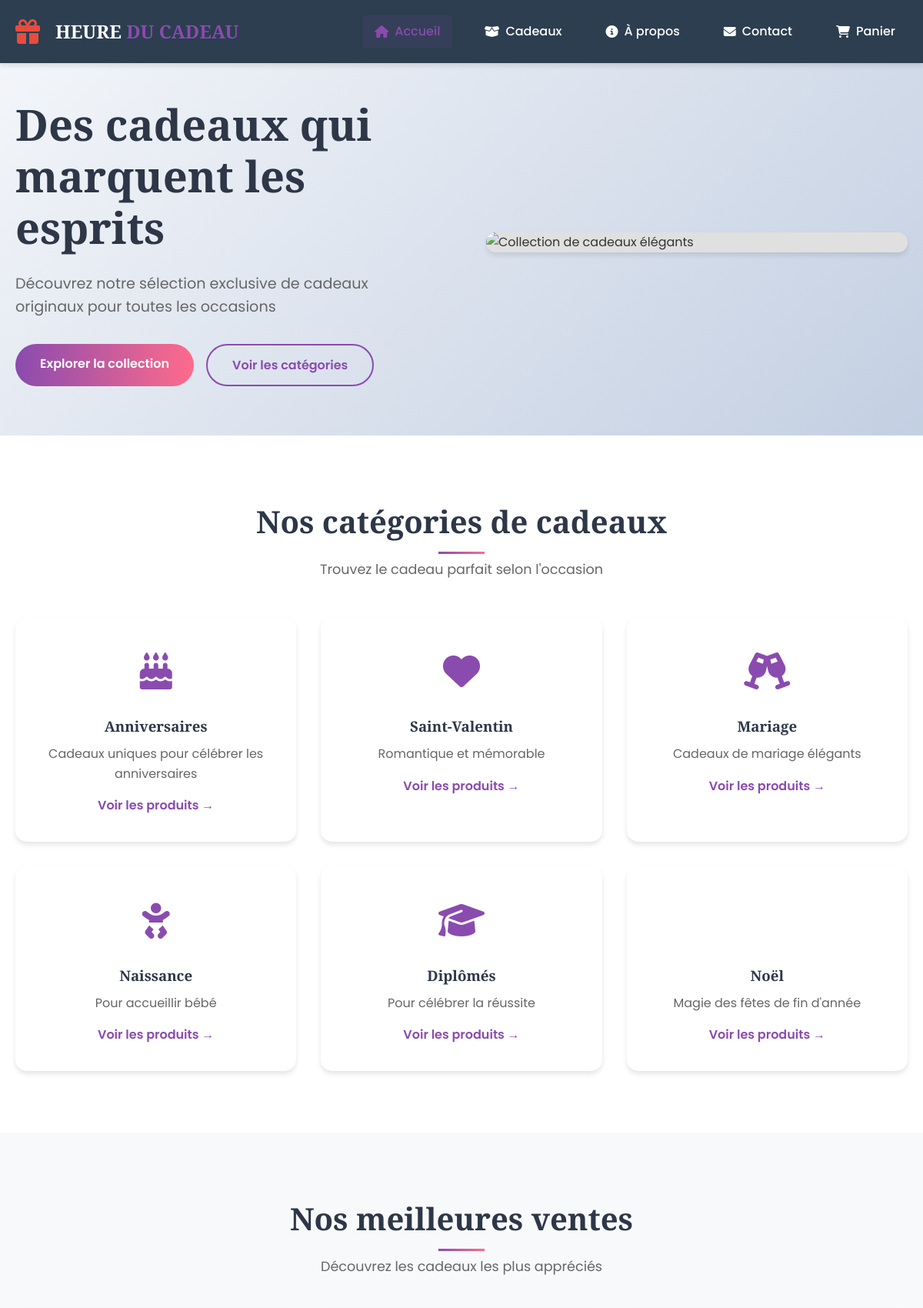
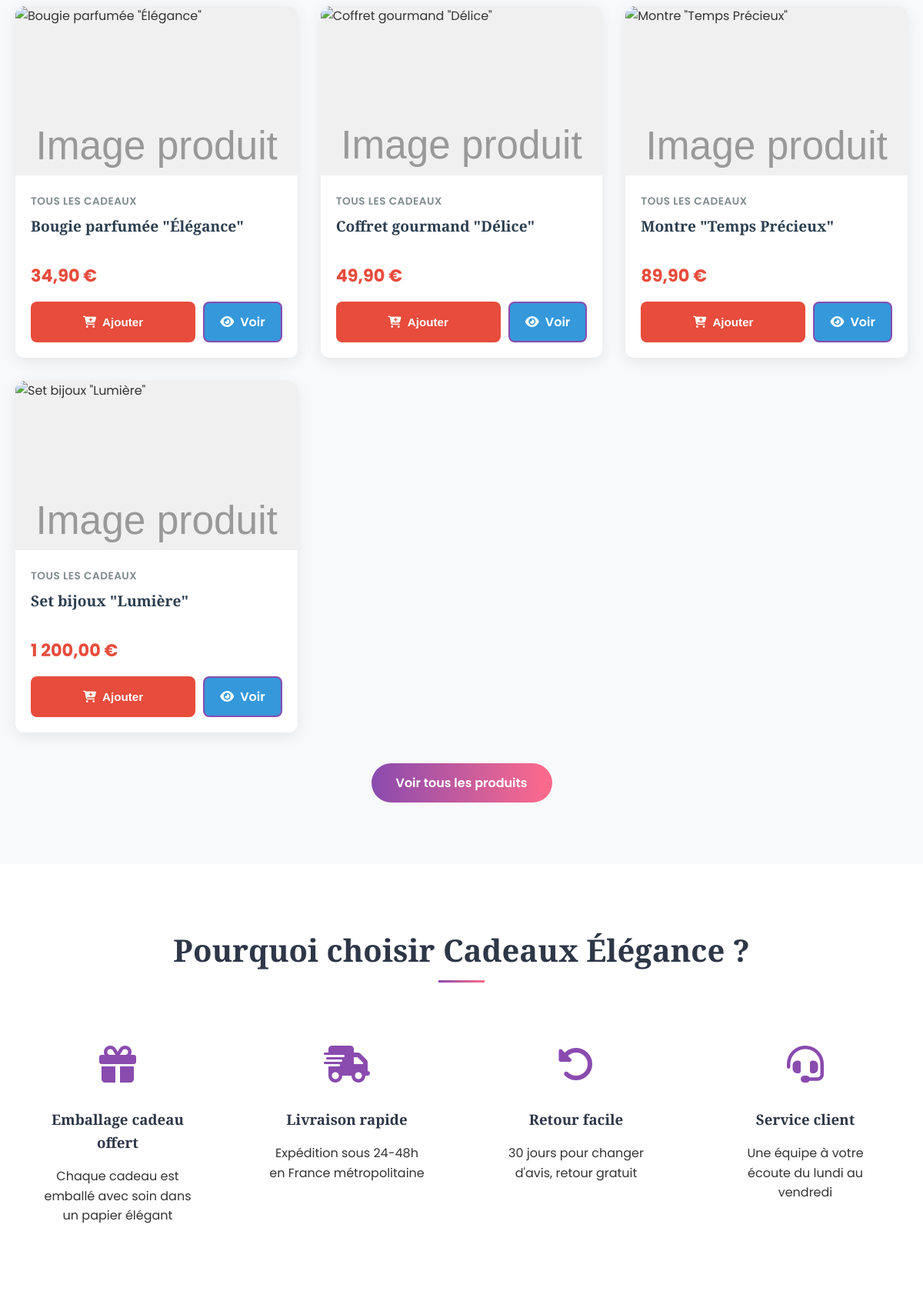
The page / (upper part) on the database its author committed (2 pictures, top to bottom).
### tables this page shows
CREATE TABLE `produits` (
  `id_produit` int NOT NULL,
  `reference` varchar(50) NOT NULL,
  `nom` varchar(255) NOT NULL,
  `slug` varchar(255) NOT NULL,
  `description` text,
  `description_courte` text,
  `prix_ht` decimal(10,2) NOT NULL,
  `tva` decimal(4,2) DEFAULT '20.00',
  `prix_ttc` decimal(10,2) GENERATED ALWAYS AS ((`prix_ht` * (1 + (`tva` / 100)))) STORED,
  `quantite_stock` int DEFAULT '0',
  `seuil_alerte` int DEFAULT '10',
  `id_categorie` int NOT NULL,
  `marque` varchar(100) DEFAULT NULL,
  `poids` decimal(6,2) DEFAULT NULL COMMENT 'en grammes',
  `dimensions` varchar(50) DEFAULT NULL COMMENT 'LxHxP en cm',
  `materiau` varchar(100) DEFAULT NULL,
  `couleur` varchar(50) DEFAULT NULL,
  `made_in` varchar(50) DEFAULT NULL,
  `personnalisable` tinyint(1) DEFAULT '0',
  `ecologique` tinyint(1) DEFAULT '0',
  `made_in_france` tinyint(1) DEFAULT '0',
  `artisanal` tinyint(1) DEFAULT '0',
  `exclusif` tinyint(1) DEFAULT '0',
  `note_moyenne` decimal(3,2) DEFAULT '0.00',
  `nombre_avis` int DEFAULT '0',
  `vues` int DEFAULT '0',
  `ventes` int DEFAULT '0',
  `statut` enum('actif','inactif','rupture','bientot') DEFAULT 'actif',
  `date_creation` datetime DEFAULT CURRENT_TIMESTAMP,
  `date_modification` datetime DEFAULT NULL ON UPDATE CURRENT_TIMESTAMP
);

CREATE TABLE `categories` (
  `id_categorie` int NOT NULL,
  `nom` varchar(100) NOT NULL,
  `slug` varchar(100) NOT NULL,
  `description` text,
  `parent_id` int DEFAULT NULL,
  `image` varchar(255) DEFAULT NULL,
  `ordre` int DEFAULT '0',
  `active` tinyint(1) DEFAULT '1',
  `meta_titre` varchar(255) DEFAULT NULL,
  `meta_description` text,
  `date_creation` datetime DEFAULT CURRENT_TIMESTAMP
);

### index.php (the view, shortened to what this page needs)
<?php
$pdo = getPDOConnection();
$produits_phares = [];
if ($pdo) {
    try {
        $stmt = $pdo->query("
            SELECT p.*,
                   c.nom as categorie_nom,
                   (SELECT url_image FROM images_produits WHERE id_produit = p.id_produit AND principale = 1 LIMIT 1) as image
            FROM produits p
            LEFT JOIN categories c ON p.id_categorie = c.id_categorie
            WHERE p.statut = 'actif'
            ORDER BY p.ventes DESC, p.note_moyenne DESC
            LIMIT 4
        ");
        $produits_phares = $stmt->fetchAll();
    } catch (Exception $e) {
        error_log("Erreur récupération produits: " . $e->getMessage());
    }
}
?>
<!doctype html>
<html lang="fr">
<head>
    <link rel="stylesheet" href="css/style.css" />
    <link rel="stylesheet" href="https://cdnjs.cloudflare.com/ajax/libs/font-awesome/6.4.0/css/all.min.css" />
</head>
<body>
    <header class="header">
        <div class="container header-container">
            <a href="index.php" class="logo">
                <i class="fas fa-gift logo-icon"></i>
                <span class="logo-text">HEURE<span class="logo-highlight"> DU CADEAU</span></span>
            </a>
            <nav class="nav-main">
                <ul class="nav-list">
                    <li><a href="index.php" class="nav-link active"><i class="fas fa-home"></i> Accueil</a></li>
                    <li><a href="catalogue.php" class="nav-link"><i class="fas fa-box-open"></i> Cadeaux</a></li>
                    <li><a href="apropos.html" class="nav-link"><i class="fas fa-info-circle"></i> À propos</a></li>
                    <li><a href="contact.html" class="nav-link"><i class="fas fa-envelope"></i> Contact</a></li>
                    <li>
                        <a href="panier.html" class="nav-link cart-link">
                            <i class="fas fa-shopping-cart"></i> Panier
                        </a>
                    </li>
                </ul>
            </nav>
        </div>
    </header>
    <section class="hero">
        <div class="container hero-container">
            <div class="hero-content">
                <h1 class="hero-title">Des cadeaux qui marquent les esprits</h1>
                <p class="hero-subtitle">Découvrez notre sélection exclusive de cadeaux originaux pour toutes les occasions</p>
                <div class="hero-buttons">
                    <a href="catalogue.php" class="btn btn-primary">Explorer la collection</a>
                    <a href="#categories" class="btn btn-secondary">Voir les catégories</a>
                </div>
            </div>
            <div class="hero-image">
                <img src="img/hero-banner.jpg" alt="Collection de cadeaux élégants" />
            </div>
        </div>
    </section>
    <section class="categories" id="categories">
        <div class="container">
            <h2 class="section-title">Nos catégories de cadeaux</h2>
            <p class="section-subtitle">Trouvez le cadeau parfait selon l'occasion</p>
            <div class="categories-grid">
                <div class="category-card">
                    <div class="category-icon"><i class="fas fa-birthday-cake"></i></div>
                    <h3>Anniversaires</h3>
                    <p>Cadeaux uniques pour célébrer les anniversaires</p>
                    <a href="catalogue.php?categorie=2" class="category-link">Voir les produits →</a>
                </div>
                <div class="category-card">
                    <div class="category-icon"><i class="fas fa-heart"></i></div>
                    <h3>Saint-Valentin</h3>
                    <p>Romantique et mémorable</p>
                    <a href="catalogue.php?categorie=3" class="category-link">Voir les produits →</a>
                </div>
                <div class="category-card">
                    <div class="category-icon"><i class="fas fa-glass-cheers"></i></div>
                    <h3>Mariage</h3>
                    <p>Cadeaux de mariage élégants</p>
                    <a href="catalogue.php?categorie=4" class="category-link">Voir les produits →</a>
                </div>
                <div class="category-card">
                    <div class="category-icon"><i class="fas fa-baby"></i></div>
                    <h3>Naissance</h3>
                    <p>Pour accueillir bébé</p>
                    <a href="catalogue.php?categorie=5" class="category-link">Voir les produits →</a>
                </div>
                <div class="category-card">
                    <div class="category-icon"><i class="fas fa-graduation-cap"></i></div>
                    <h3>Diplômés</h3>
                    <p>Pour célébrer la réussite</p>
                    <a href="catalogue.php?categorie=6" class="category-link">Voir les produits →</a>
                </div>
                <div class="category-card">
                    <div class="category-icon"><i class="fas fa-christmas-tree"></i></div>
                    <h3>Noël</h3>
                    <p>Magie des fêtes de fin d'année</p>
                    <a href="catalogue.php?categorie=7" class="category-link">Voir les produits →</a>
                </div>
            </div>
        </div>
    </section>
    <section class="featured-products">
        <div class="container">
            <h2 class="section-title">Nos meilleures ventes</h2>
            <p class="section-subtitle">Découvrez les cadeaux les plus appréciés</p>
            <div class="products-grid" id="featuredProducts">
                <?php foreach ($produits_phares as $produit):
                    $prix = number_format($produit['prix_ttc'], 2, ',', ' ');
                ?>
                <div class="product-card" data-id="<?= $produit['id_produit'] ?>">
                    <div class="product-image">
                    </div>
                    <div class="product-info">
                        <span class="product-category"><?= htmlspecialchars($produit['categorie_nom'] ?? 'Cadeau') ?></span>
                        <h3><?= htmlspecialchars($produit['nom']) ?></h3>
                        <p class="product-price"><?= $prix ?> €</p>
                        <div class="product-actions">
                            <button class="btn-add-to-cart" data-id="<?= $produit['id_produit'] ?>" title="Ajouter au panier">
                                <i class="fas fa-cart-plus"></i> Ajouter
                            </button>
                            <a href="catalogue.php?id=<?= $produit['id_produit'] ?>" class="btn-view">
                                <i class="fas fa-eye"></i> Voir
                            </a>
                        </div>
                    </div>
                </div>
                <?php endforeach; ?>
            </div>
            <div class="text-center">
                <a href="catalogue.php" class="btn btn-primary">Voir tous les produits</a>
            </div>
        </div>
    </section>
    <section class="services">
        <div class="container">
            <h2 class="section-title">Pourquoi choisir Cadeaux Élégance ?</h2>
            <div class="services-grid">
                <div class="service-card">
                    <div class="service-icon"><i class="fas fa-gift"></i></div>
                    <h3>Emballage cadeau offert</h3>
                    <p>Chaque cadeau est emballé avec soin dans un papier élégant</p>
                </div>
                <div class="service-card">
                    <div class="service-icon"><i class="fas fa-shipping-fast"></i></div>
                    <h3>Livraison rapide</h3>
                    <p>Expédition sous 24-48h en France métropolitaine</p>
                </div>
                <div class="service-card">
                    <div class="service-icon"><i class="fas fa-undo-alt"></i></div>
                    <h3>Retour facile</h3>
                    <p>30 jours pour changer d'avis, retour gratuit</p>
                </div>
                <div class="service-card">
                    <div class="service-icon"><i class="fas fa-headset"></i></div>
                    <h3>Service client</h3>
                    <p>Une équipe à votre écoute du lundi au vendredi</p>
                </div>
            </div>
        </div>
    </section>
</body>
</html>

### index.php (style rules this page uses)
.featured-products .products-grid { display: grid; grid-template-columns: repeat(auto-fill, minmax(280px, 1fr)); gap: 30px; margin: 40px 0; }
.product-card { background: white; border-radius: 12px; overflow: hidden; box-shadow: 0 5px 20px rgba(0, 0, 0, 0.08); transition: all 0.3s ease; position: relative; }
.product-image { position: relative; height: 220px; overflow: hidden; background-color: #f8f9fa; display: flex; align-items: center; justify-content: center; }
.product-info { padding: 20px; }
.product-category { display: inline-block; color: #7f8c8d; font-size: 0.85rem; margin-bottom: 8px; text-transform: uppercase; letter-spacing: 0.5px; }
.product-info h3 { margin: 0 0 10px 0; font-size: 1.2rem; color: #2c3e50; line-height: 1.4; height: 50px; overflow: hidden; display: -webkit-box; -webkit-line-clamp: 2; -webkit-box-orient: vertical; }
.product-price { font-size: 1.4rem; font-weight: 700; color: #e74c3c; margin: 10px 0; display: flex; align-items: center; }
.product-actions { display: flex; gap: 10px; margin-top: 15px; }
.btn-add-to-cart { flex: 1; background: #e74c3c; color: white; border: none; padding: 12px; border-radius: 8px; font-weight: 600; cursor: pointer; display: flex; align-items: center; justify-content: center; gap: 8px; transition: all 0.3s ease; font-size: 0.95rem; }
.btn-view { background: #3498db; color: white; text-decoration: none; padding: 12px 20px; border-radius: 8px; font-weight: 600; display: flex; align-items: center; justify-content: center; gap: 8px; transition: all 0.3s ease; }
.text-center { text-align: center; }
.header { background: #2c3e50; color: white; padding: 20px 0; }
.header-container { display: flex; justify-content: space-between; align-items: center; max-width: 1200px; margin: 0 auto; padding: 0 20px; }
.logo { color: white; text-decoration: none; font-size: 1.5rem; font-weight: bold; display: flex; align-items: center; gap: 10px; }
.logo i { color: #e74c3c; }
.nav-main ul { display: flex; list-style: none; gap: 25px; }
.nav-main a { color: white; text-decoration: none; font-weight: 500; transition: color 0.3s ease; }
.cart-link { position: relative; }

### rows shown on the page
produits: id_categorie.nom "TOUS LES CADEAUX", nom "Bougie parfumée \"Élégance\"", prix_ttc "34,90"
produits: id_categorie.nom "TOUS LES CADEAUX", nom "Coffret gourmand \"Délice\"", prix_ttc "49,90"
produits: id_categorie.nom "TOUS LES CADEAUX", nom "Montre \"Temps Précieux\"", prix_ttc "89,90"
produits: id_categorie.nom "TOUS LES CADEAUX", nom "Set bijoux \"Lumière\"", prix_ttc "1 200,00"
